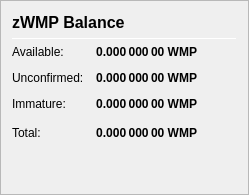
                   <widget class="QFrame" name="frame_ZerocoinBalances">
                    <property name="frameShape">
                     <enum>QFrame::StyledPanel</enum>
                    </property>
                    <property name="frameShadow">
                     <enum>QFrame::Raised</enum>
                    </property>
                    <layout class="QVBoxLayout" name="verticalLayout_7">
                     <item>
                      <layout class="QHBoxLayout" name="horizontalLayout_8" stretch="0,0,0">
                       <item>
                        <widget class="QLabel" name="label_5z_3">
                         <property name="minimumSize">
                          <size>
                           <width>0</width>
                           <height>20</height>
                          </size>
                         </property>
                         <property name="font">
                          <font>
                           <pointsize>12</pointsize>
                           <weight>75</weight>
                           <bold>true</bold>
                          </font>
                         </property>
                         <property name="text">
                          <string>zWMP Balance</string>
                         </property>
                        </widget>
                       </item>
                       <item>
                        <spacer name="horizontalSpacer_11">
                         <property name="orientation">
                          <enum>Qt::Horizontal</enum>
                         </property>
                         <property name="sizeHint" stdset="0">
                          <size>
                           <width>40</width>
                           <height>20</height>
                          </size>
                         </property>
                        </spacer>
                       </item>
                      </layout>
                     </item>
                     <item>
                      <widget class="Line" name="line_ZerocoinBalance">
                       <property name="minimumSize">
                        <size>
                         <width>0</width>
                         <height>1</height>
                        </size>
                       </property>
                       <property name="maximumSize">
                        <size>
                         <width>16777215</width>
                         <height>1</height>
                        </size>
                       </property>
                       <property name="orientation">
                        <enum>Qt::Horizontal</enum>
                       </property>
                      </widget>
                     </item>
                     <item>
                      <layout class="QGridLayout" name="gridLayout_5">
                       <property name="spacing">
                        <number>12</number>
                       </property>
                       <item row="1" column="0">
                        <widget class="QLabel" name="labelzBalanceMatureText">
                         <property name="toolTip">
                          <string>Mature: more than 20 confirmation and more than 1 mint of the same denomination after it was minted.
These zWMP are spendable.</string>
                         </property>
                         <property name="text">
                          <string>Available:</string>
                         </property>
                        </widget>
                       </item>
                       <item row="1" column="1">
                        <widget class="QLabel" name="labelzBalanceMature">
                         <property name="font">
                          <font>
                           <weight>75</weight>
                           <bold>true</bold>
                          </font>
                         </property>
                         <property name="toolTip">
                          <string>Mature: more than 20 confirmation and more than 1 mint of the same denomination after it was minted.
These zWMP are spendable.</string>
                         </property>
                         <property name="text">
                          <string notr="true">0.000 000 00 WMP</string>
                         </property>
                         <property name="alignment">
                          <set>Qt::AlignRight|Qt::AlignTrailing|Qt::AlignVCenter</set>
                         </property>
                        </widget>
                       </item>
                       <item row="2" column="0">
                        <widget class="QLabel" name="labelzBalanceUnconfirmedText">
                         <property name="toolTip">
                          <string>Unconfirmed: less than 20 confirmations
Immature: confirmed, but less than 1 mint of the same denomination after it was minted</string>
                         </property>
                         <property name="text">
                          <string>Unconfirmed:</string>
                         </property>
                        </widget>
                       </item>
                       <item row="2" column="1">
                        <widget class="QLabel" name="labelzBalanceUnconfirmed">
                         <property name="font">
                          <font>
                           <weight>75</weight>
                           <bold>true</bold>
                          </font>
                         </property>
                         <property name="toolTip">
                          <string>Unconfirmed: less than 20 confirmations
Immature: confirmed, but less than 1 mint of the same denomination after it was minted</string>
                         </property>
                         <property name="text">
                          <string notr="true">0.000 000 00 WMP</string>
                         </property>
                         <property name="alignment">
                          <set>Qt::AlignRight|Qt::AlignTrailing|Qt::AlignVCenter</set>
                         </property>
                        </widget>
                       </item>
                       <item row="3" column="0">
                        <widget class="QLabel" name="labelzBalanceImmatureText">
                         <property name="toolTip">
                          <string>Unconfirmed: less than 20 confirmations
Immature: confirmed, but less than 1 mint of the same denomination after it was minted</string>
                         </property>
                         <property name="text">
                          <string>Immature:</string>
                         </property>
                        </widget>
                       </item>
                       <item row="3" column="1">
                        <widget class="QLabel" name="labelzBalanceImmature">
                         <property name="font">
                          <font>
                           <weight>75</weight>
                           <bold>true</bold>
                          </font>
                         </property>
                         <property name="toolTip">
                          <string>Unconfirmed: less than 20 confirmations
Immature: confirmed, but less than 1 mint of the same denomination after it was minted</string>
                         </property>
                         <property name="text">
                          <string notr="true">0.000 000 00 WMP</string>
                         </property>
                         <property name="alignment">
                          <set>Qt::AlignRight|Qt::AlignTrailing|Qt::AlignVCenter</set>
                         </property>
                        </widget>
                       </item>
                       <item row="4" column="0">
                        <widget class="QLabel" name="labelzBalanceText">
                         <property name="toolTip">
                          <string>Your current zWMP balance, unconfirmed and immature zWMP included.</string>
                         </property>
                         <property name="text">
                          <string>Total:</string>
                         </property>
                        </widget>
                       </item>
                       <item row="4" column="1">
                        <widget class="QLabel" name="labelzBalance">
                         <property name="font">
                          <font>
                           <weight>75</weight>
                           <bold>true</bold>
                          </font>
                         </property>
                         <property name="cursor">
                          <cursorShape>IBeamCursor</cursorShape>
                         </property>
                         <property name="toolTip">
                          <string>Your current zWMP balance, unconfirmed and immature zWMP included.</string>
                         </property>
                         <property name="text">
                          <string notr="true">0.000 000 00 WMP</string>
                         </property>
                         <property name="alignment">
                          <set>Qt::AlignRight|Qt::AlignTrailing|Qt::AlignVCenter</set>
                         </property>
                         <property name="textInteractionFlags">
                          <set>Qt::LinksAccessibleByMouse|Qt::TextSelectableByKeyboard|Qt::TextSelectableByMouse</set>
                         </property>
                        </widget>
                       </item>
                       <item row="4" column="2">
                        <spacer name="horizontalSpacer_4">
                         <property name="orientation">
                          <enum>Qt::Horizontal</enum>
                         </property>
                         <property name="sizeHint" stdset="0">
                          <size>
                           <width>40</width>
                           <height>20</height>
                          </size>
                         </property>
                        </spacer>
                       </item>
                      </layout>
                     </item>
                     <item>
                      <spacer name="verticalSpacer_4">
                       <property name="orientation">
                        <enum>Qt::Vertical</enum>
                       </property>
                       <property name="sizeHint" stdset="0">
                        <size>
                         <width>20</width>
                         <height>40</height>
                        </size>
                       </property>
                      </spacer>
                     </item>
                    </layout>
                   </widget>
